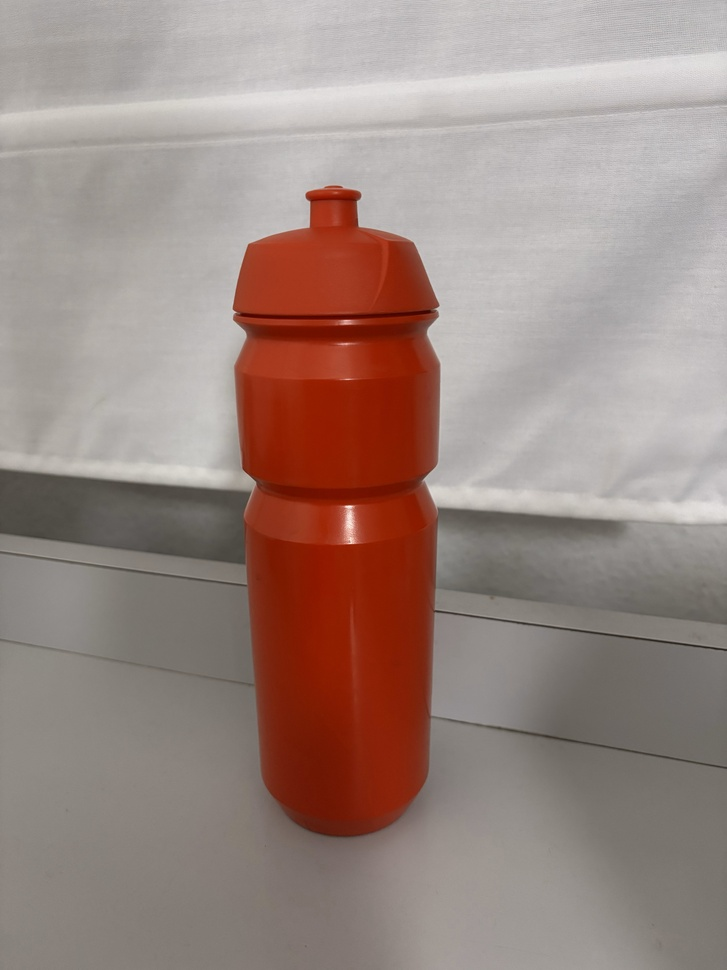
#> input picture object.jpg, 727 x 970 px, shrunk from 4284 x 5712 before the run
$ python task3.py
#> lines starting #> are read from the running program, lines starting #| are printed output that depends on the picture; after the words box and inside, x2 and y2 are one past the last pixel; in counts of white or black regions, pixels touching at a corner belong together
import cv2

# 1) Load object image
frame = cv2.imread('object.jpg')
#> frame is the input picture: shape (970, 727, 3); mean B, G, R 129.3, 135.9, 155.5
if frame is None:
    raise FileNotFoundError("Cannot load 'object.jpg' – check filename and path")
# 2) Display Input Frame
cv2.namedWindow('Input Frame', cv2.WINDOW_AUTOSIZE)
cv2.imshow('Input Frame', frame)
cv2.imwrite('Input Frame.jpg', frame)

# 3) Grayscale
gray = cv2.cvtColor(frame, cv2.COLOR_BGR2GRAY)
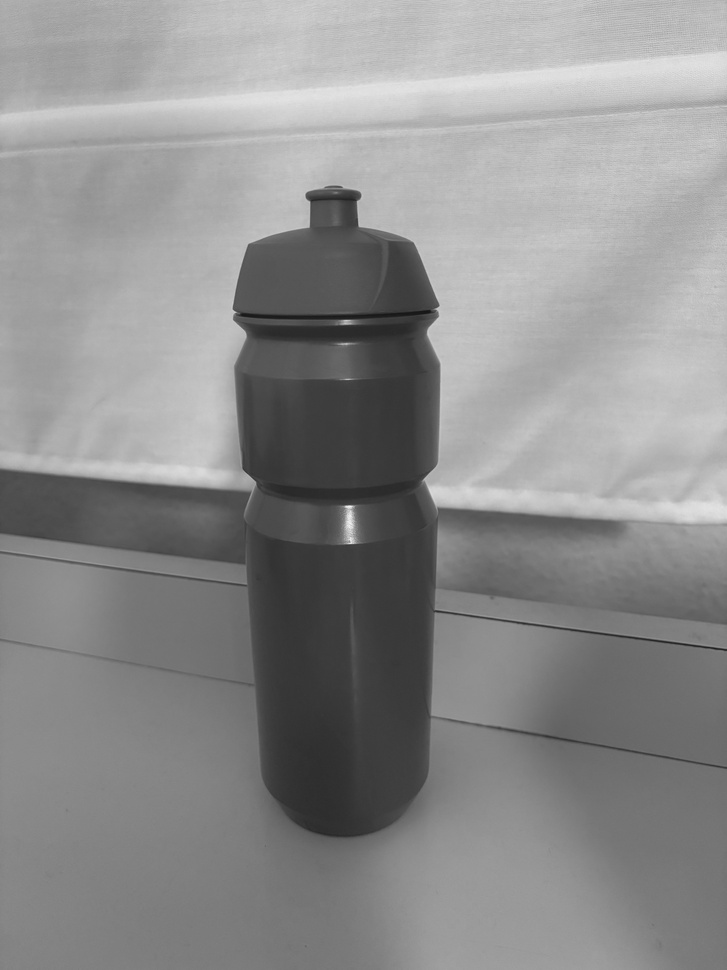
#> gray: shape (970, 727); min 20, max 244, mean 141
cv2.namedWindow('Grayscale', cv2.WINDOW_AUTOSIZE)
cv2.imshow('Grayscale', gray)
cv2.imwrite('Grayscale.jpg', gray)

# 4) Gaussian Blur
blur = cv2.GaussianBlur(gray, (5, 5), 0)
cv2.namedWindow('Gaussian Blur', cv2.WINDOW_AUTOSIZE)
cv2.imshow('Gaussian Blur', blur)
cv2.imwrite('Gaussian Blur.jpg', blur)

# 5) Canny Edge Detection
edges = cv2.Canny(blur, 20, 60)
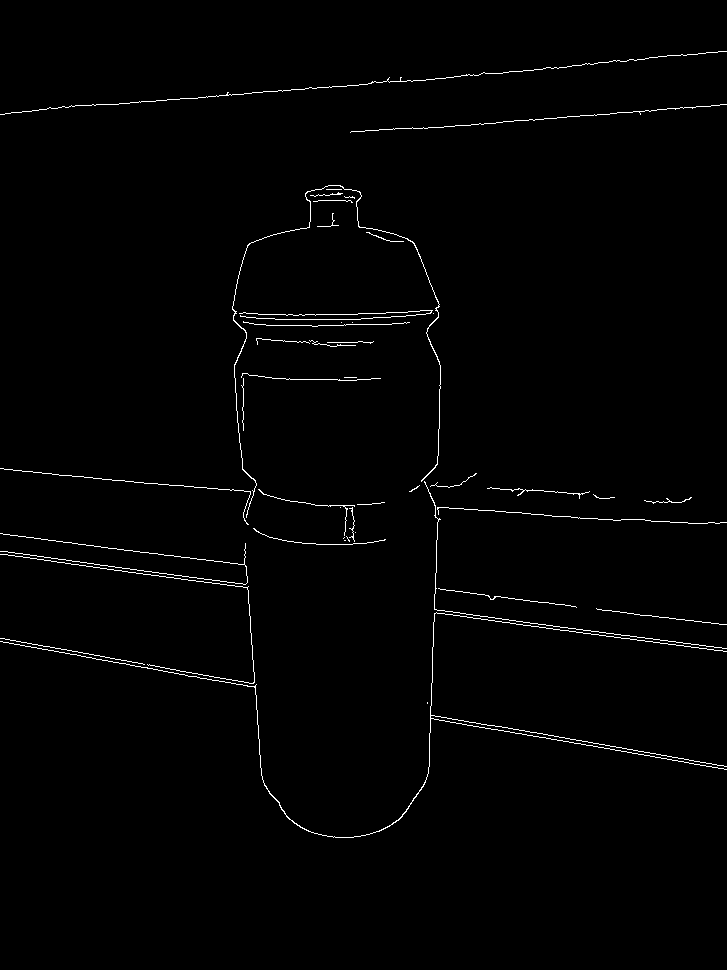
#> edges: shape (970, 727); 1.1% white in thin lines or dots, all inside (x1, y1, x2, y2) = (0, 51, 727, 838)
cv2.namedWindow('Canny', cv2.WINDOW_AUTOSIZE)
cv2.imshow('Canny', edges)
cv2.imwrite('Canny.jpg', edges)

# 6) Wait for key press & then clean up
cv2.waitKey(0)
cv2.destroyAllWindows()

$ run again, with Sample1.jpg copied over object.jpg
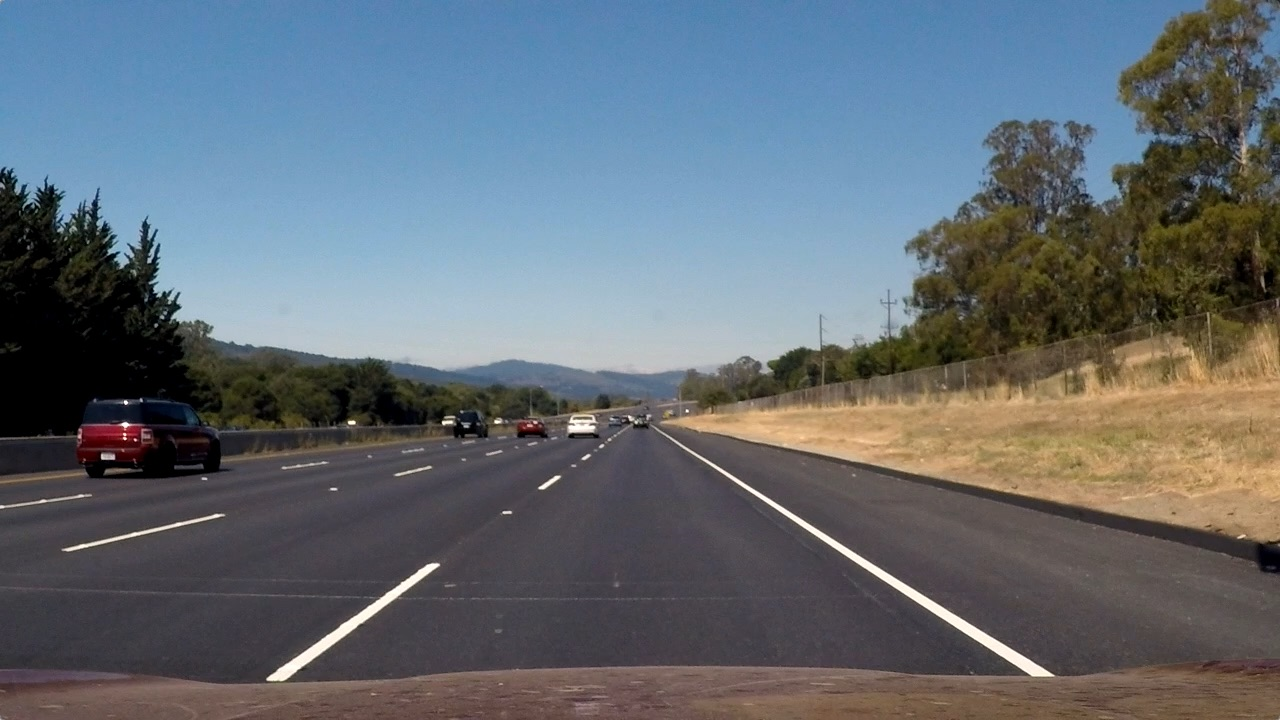
#> input picture Sample1.jpg, 1280 x 720 px
#> frame is the input picture: shape (720, 1280, 3); mean B, G, R 115.1, 107.7, 99.4
#> `gray = cv2.cvtColor(frame, cv2.COLOR_BGR2GRAY)`:
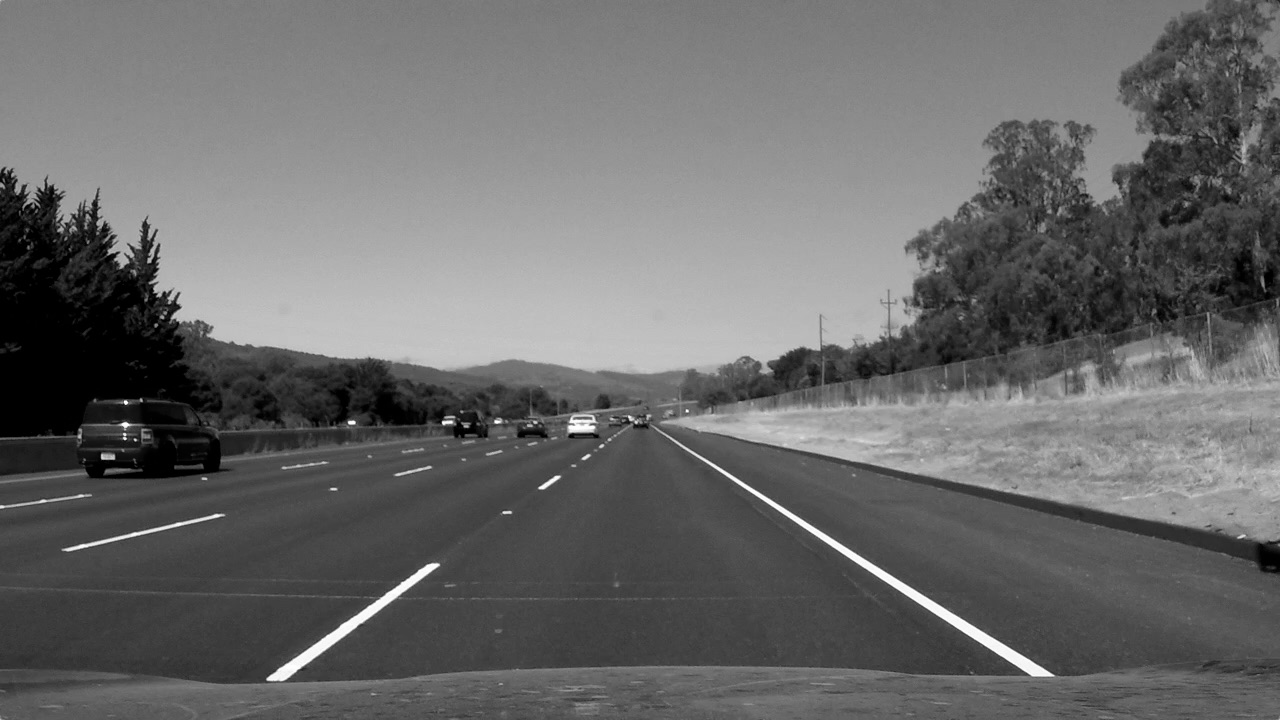
#> gray: shape (720, 1280); min 0, max 254, mean 106
#> `edges = cv2.Canny(blur, 20, 60)`:
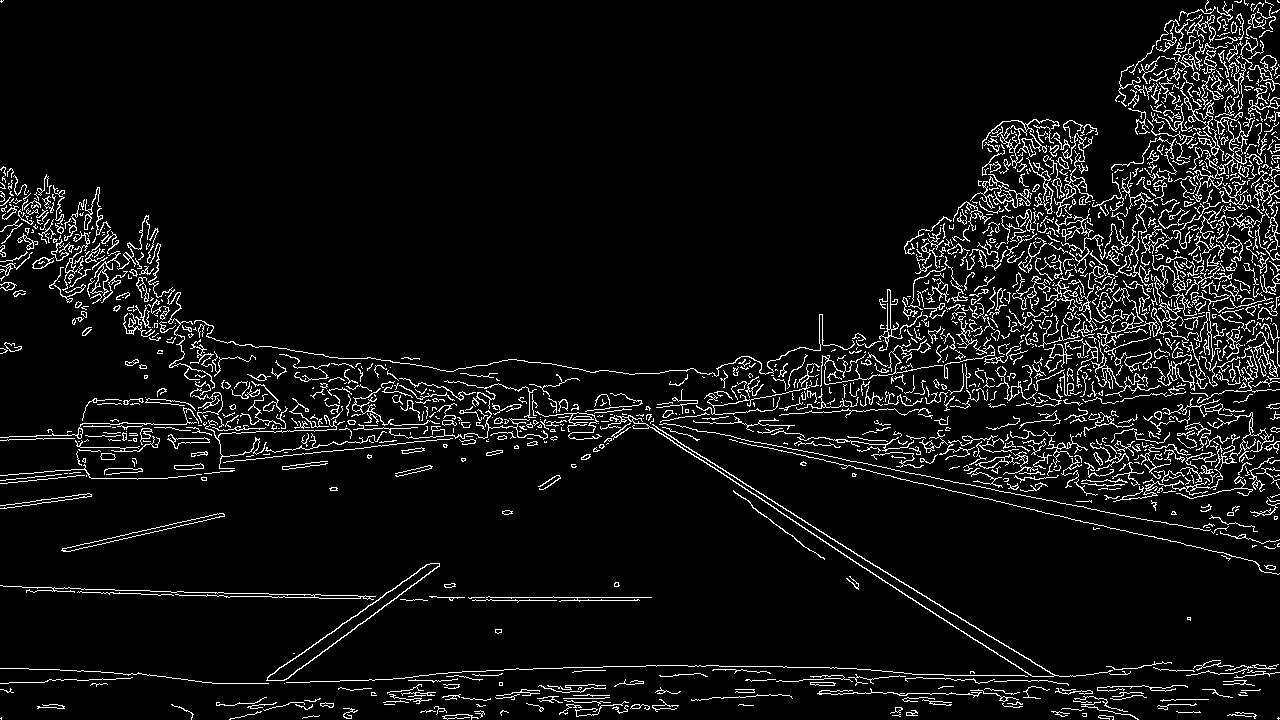
#> edges: shape (720, 1280); 6.5% white in thin lines or dots

$ run again, with Sample_02.jpg copied over object.jpg
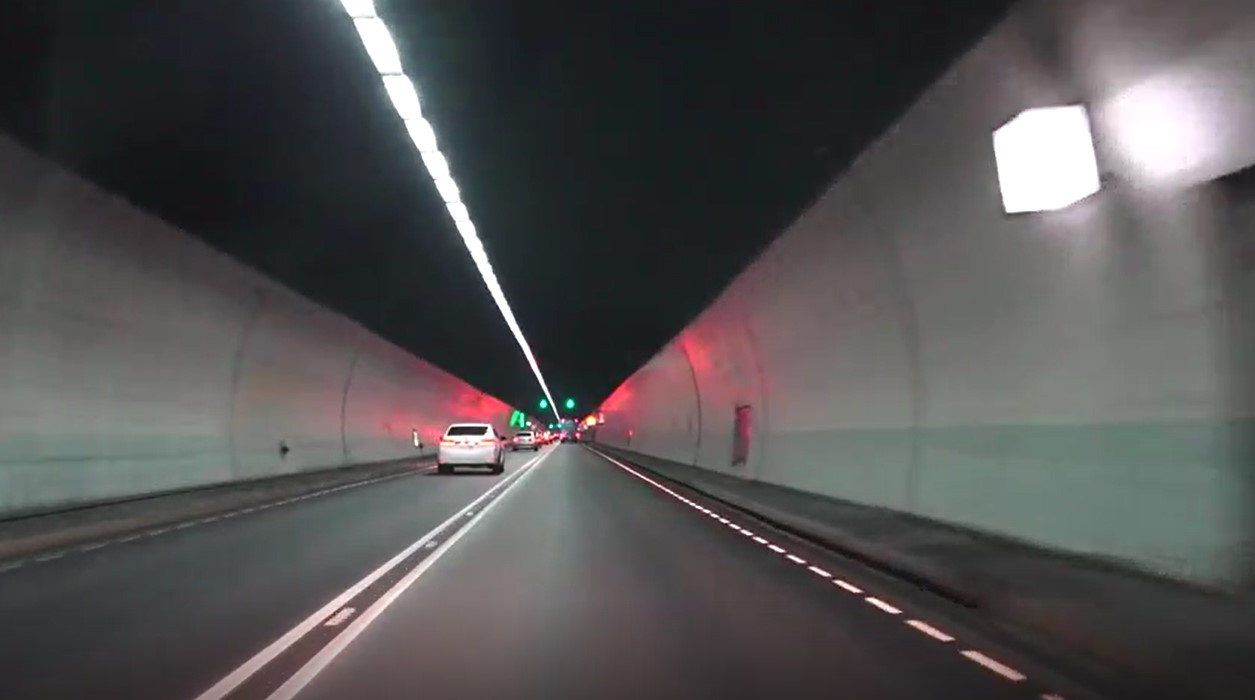
#> input picture Sample_02.jpg, 1255 x 700 px
#> frame is the input picture: shape (700, 1255, 3); mean B, G, R 81.9, 81.1, 82.7
#> `gray = cv2.cvtColor(frame, cv2.COLOR_BGR2GRAY)`:
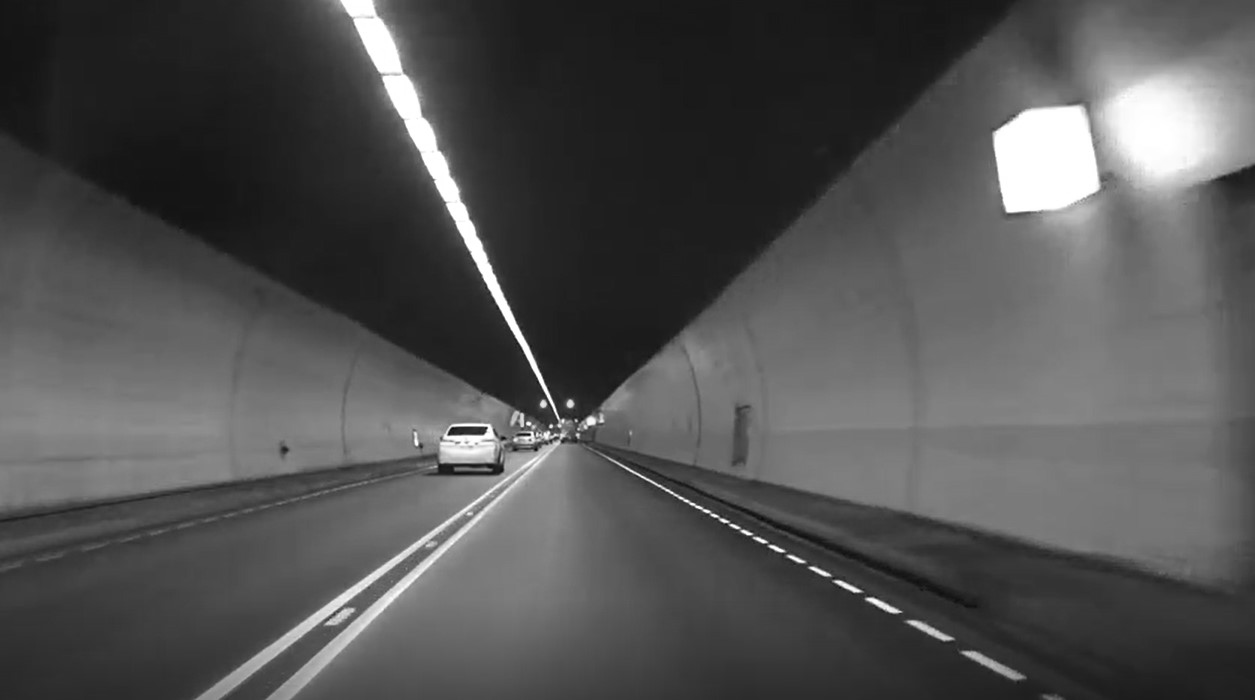
#> gray: shape (700, 1255); min 7, max 255, mean 81.7
#> `edges = cv2.Canny(blur, 20, 60)`:
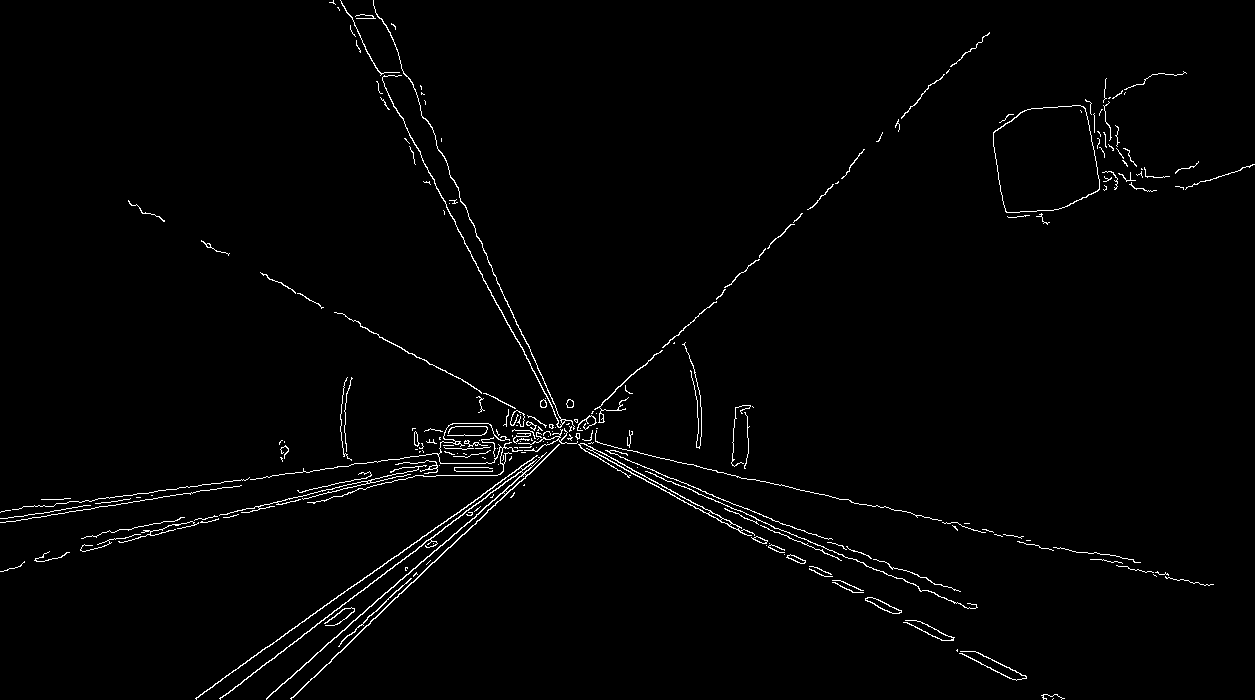
#> edges: shape (700, 1255); 1.6% white in thin lines or dots
